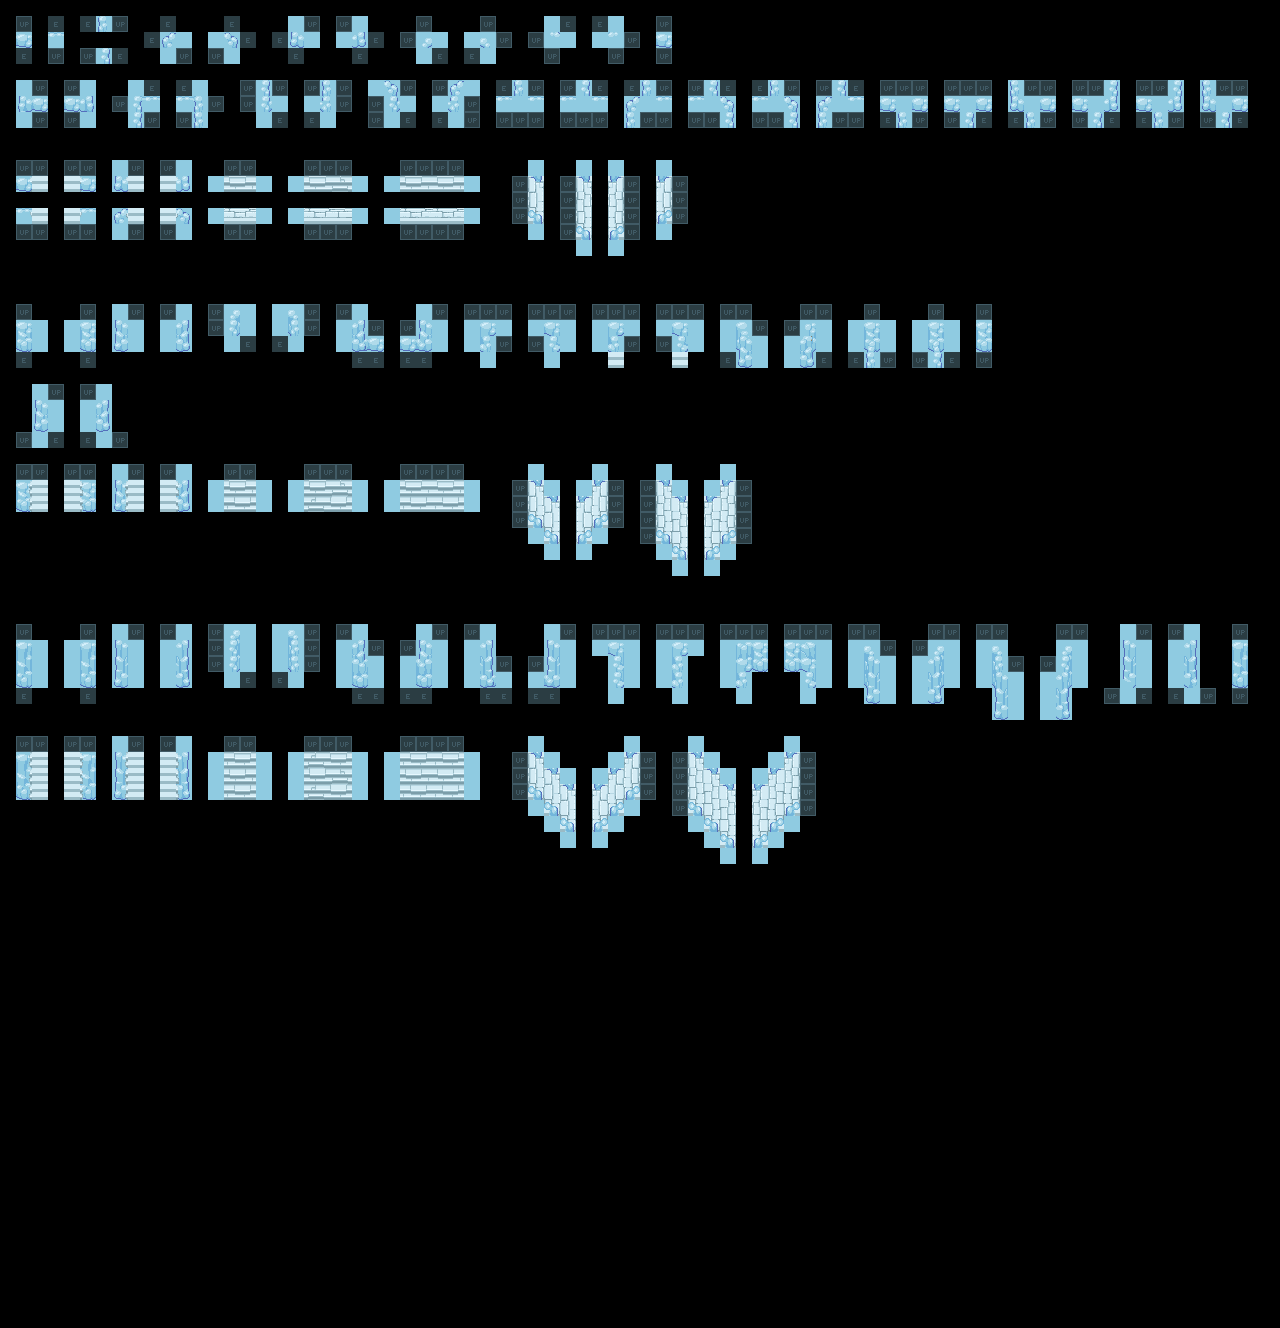

The image is a tile-based game level rendered from a .tmx file. Its description and source (layers, tilesets, objects; grid data summarised) follow:
An orthogonal 80x83 tile map with 16x16 px tiles, 3 tile layers (Regions, input_RockSlopes_2_Ice, output_RockSlopes_2_Ice_Auto).

<map version="1.10" tiledversion="1.10.1" orientation="orthogonal" renderorder="right-down" width="80" height="83" tilewidth="16" tileheight="16" infinite="0" nextlayerid="4" nextobjectid="1">
 <properties>
  <property name="MatchInOrder" type="bool" value="false" />
  <property name="NoOverlappingOutput" type="bool" value="true" />
 </properties>
 <tileset firstgid="1" source="../../Tilesets/Tileset_RockSlope_2_Ice.tsx" />
 <layer id="1" name="Regions" width="80" height="83" opacity="0.3">
  <data>[6640 cells, 1029 non-empty, 1 distinct tile ids]</data>
 </layer>
 <layer id="2" name="input_RockSlopes_2_Ice" width="80" height="83">
  <data>[6640 cells, 1027 non-empty, 4 distinct tile ids]</data>
 </layer>
 <layer id="3" name="output_RockSlopes_2_Ice_Auto" width="80" height="83">
  <data>[6640 cells, 389 non-empty, 273 distinct tile ids]</data>
 </layer>
</map>
